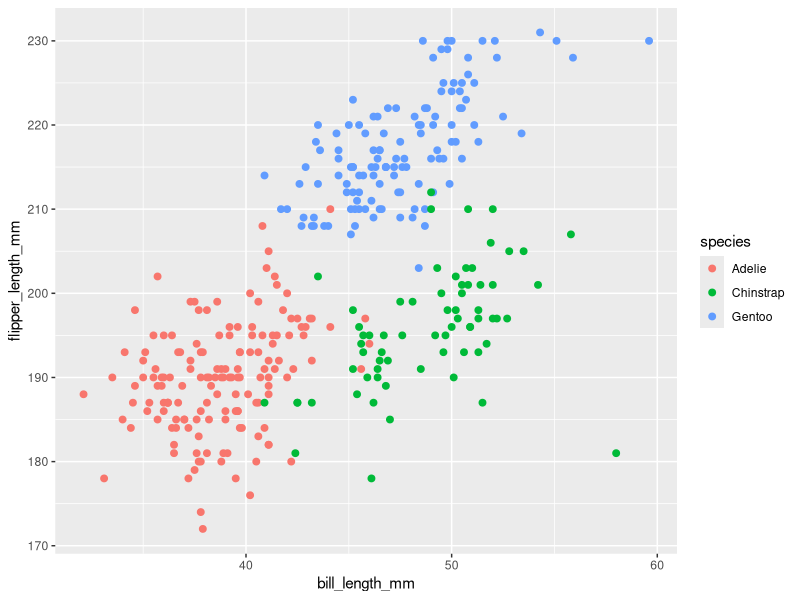
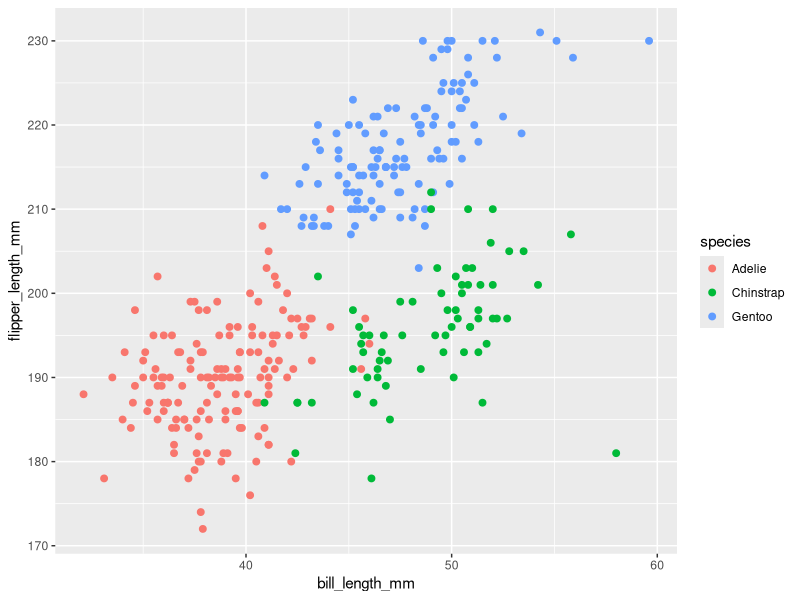

The R script that drew these images, in order:
## ---- chunk 1
library(tidyverse)
library(palmerpenguins)
library(ggplot2)
library(tibble)
## ---- chunk 2
mean(penguins[["flipper_length_mm"]], na.rm = TRUE)
## ---- chunk 3
ggplot(penguins, aes(x = bill_length_mm, y = flipper_length_mm, color = species)) + geom_point(size = 2)
## ---- chunk 4
ggsave("flipper_length_mm vs. bill_length_mm.png")
## ---- chunk 5
sample_df = tibble(
  random_sample = rnorm(10), 
  vec_char = c("red", "orange", "yellow", "blue", "green", "pink", "purple", "black", "white", "gray" ),
  greater_than_zero = random_sample > 0,
  vec_factor = factor(sample(c("Level 1", "Level 2", "Level 3"), 10, replace = TRUE))
)
## ---- chunk 6
print(sample_df)
## ---- chunk 7
mean_random_sample = mean(sample_df[["random_sample"]])
print(mean_random_sample)
## ---- chunk 8
mean_greater_than_zero = mean(sample_df[["greater_than_zero"]])
print(mean_random_sample)
## ---- chunk 9
mean_vec_factor = mean(as.numeric(sample_df[["vec_factor"]])) 
print(mean_vec_factor)
